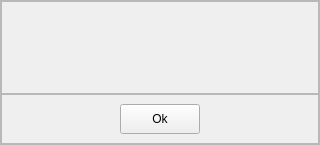
<?xml version="1.0" encoding="UTF-8"?>
<ui version="4.0">
 <class>AboutDialogFrame</class>
 <widget class="QFrame" name="AboutDialogFrame">
  <property name="geometry">
   <rect>
    <x>0</x>
    <y>0</y>
    <width>320</width>
    <height>145</height>
   </rect>
  </property>
  <property name="windowTitle">
   <string>Frame</string>
  </property>
  <property name="frameShape">
   <enum>QFrame::StyledPanel</enum>
  </property>
  <property name="frameShadow">
   <enum>QFrame::Raised</enum>
  </property>
  <layout class="QVBoxLayout" name="verticalLayout_2">
   <property name="spacing">
    <number>0</number>
   </property>
   <property name="leftMargin">
    <number>0</number>
   </property>
   <property name="topMargin">
    <number>0</number>
   </property>
   <property name="rightMargin">
    <number>0</number>
   </property>
   <property name="bottomMargin">
    <number>0</number>
   </property>
   <item>
    <widget class="QFrame" name="frame">
     <property name="frameShape">
      <enum>QFrame::StyledPanel</enum>
     </property>
     <property name="frameShadow">
      <enum>QFrame::Raised</enum>
     </property>
     <layout class="QVBoxLayout" name="verticalLayout">
      <property name="leftMargin">
       <number>10</number>
      </property>
      <property name="topMargin">
       <number>10</number>
      </property>
      <property name="rightMargin">
       <number>10</number>
      </property>
      <property name="bottomMargin">
       <number>10</number>
      </property>
      <item>
       <widget class="QLabel" name="labelDialogAbout">
        <property name="text">
         <string/>
        </property>
        <property name="wordWrap">
         <bool>true</bool>
        </property>
       </widget>
      </item>
     </layout>
    </widget>
   </item>
   <item>
    <widget class="QFrame" name="frame_2">
     <property name="minimumSize">
      <size>
       <width>0</width>
       <height>50</height>
      </size>
     </property>
     <property name="maximumSize">
      <size>
       <width>16777215</width>
       <height>50</height>
      </size>
     </property>
     <property name="frameShape">
      <enum>QFrame::StyledPanel</enum>
     </property>
     <property name="frameShadow">
      <enum>QFrame::Raised</enum>
     </property>
     <layout class="QHBoxLayout" name="horizontalLayout_2">
      <item>
       <spacer name="horizontalSpacer_2">
        <property name="orientation">
         <enum>Qt::Horizontal</enum>
        </property>
        <property name="sizeHint" stdset="0">
         <size>
          <width>0</width>
          <height>20</height>
         </size>
        </property>
       </spacer>
      </item>
      <item>
       <widget class="QPushButton" name="buttonDialogOk">
        <property name="minimumSize">
         <size>
          <width>80</width>
          <height>30</height>
         </size>
        </property>
        <property name="maximumSize">
         <size>
          <width>16777215</width>
          <height>30</height>
         </size>
        </property>
        <property name="text">
         <string>Ok</string>
        </property>
       </widget>
      </item>
      <item>
       <spacer name="horizontalSpacer_3">
        <property name="orientation">
         <enum>Qt::Horizontal</enum>
        </property>
        <property name="sizeHint" stdset="0">
         <size>
          <width>1</width>
          <height>20</height>
         </size>
        </property>
       </spacer>
      </item>
     </layout>
    </widget>
   </item>
  </layout>
 </widget>
 <resources/>
 <connections/>
</ui>
